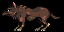

A level layout from a 2D game, rendered from its tile map. Below: a short description, then the map file with its tile-grid data intact:
An orthogonal 4x2 tile map with 16x16 px tiles, 1 tile layer (Tile Layer 1).

<map version="1.10" tiledversion="1.11.2" orientation="orthogonal" renderorder="right-down" width="4" height="2" tilewidth="16" tileheight="16" infinite="0" nextlayerid="2" nextobjectid="1">
 <tileset firstgid="1" source="wolf.tsx" />
 <layer id="1" name="Tile Layer 1" width="4" height="2">
  <data encoding="csv">
661,662,663,664,
701,702,703,704
</data>
 </layer>
</map>
